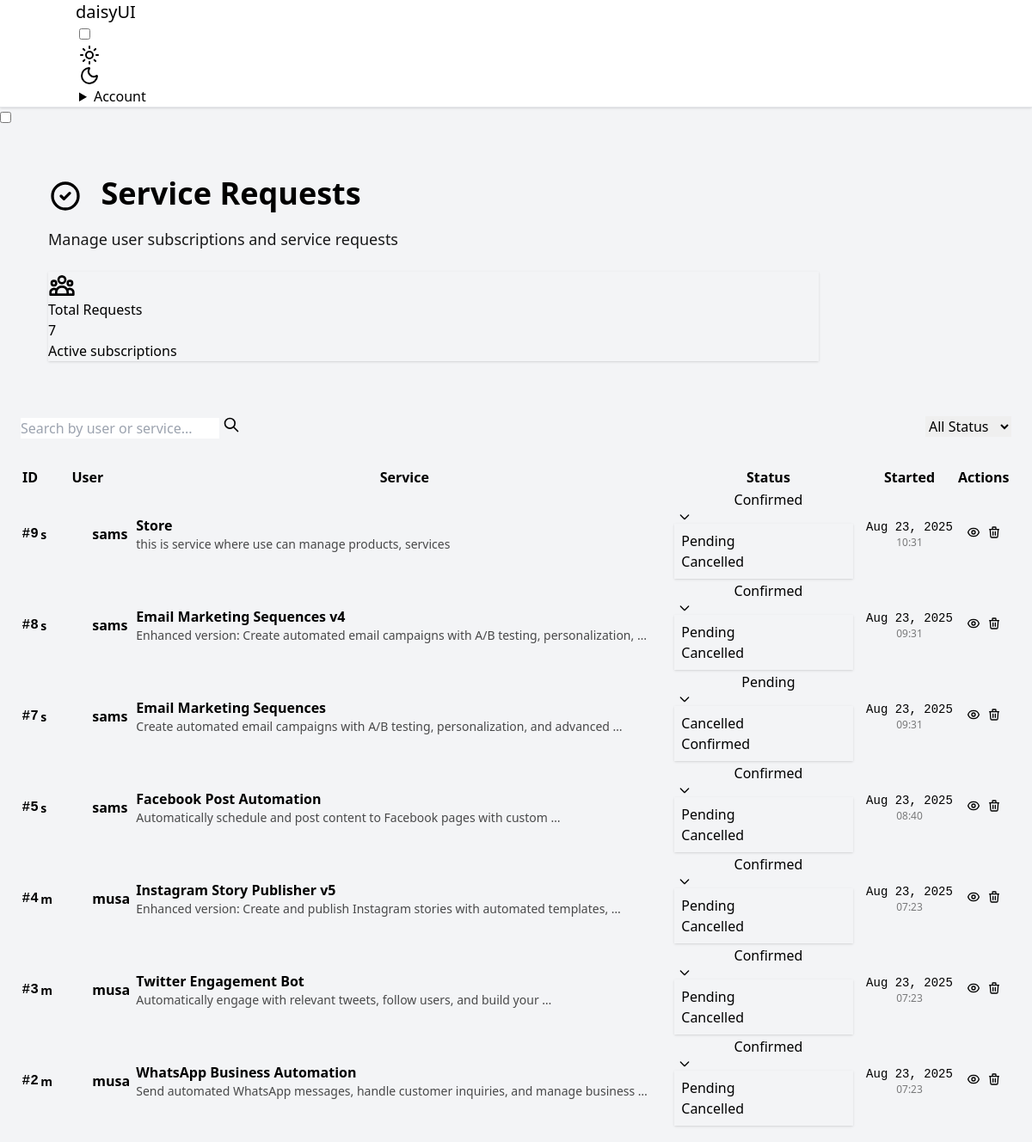
Screenshot of /dashboard/service-requests/ (signed in) with the database file from the repository.
### saas/models.py (models this page shows, shortened)
class Subscription(models.Model):
    service = models.ForeignKey(Service, on_delete=models.CASCADE, related_name="subscriptions")
    user = models.ForeignKey(User, on_delete=models.CASCADE, related_name="subscriptions")
    active = models.BooleanField(default=True)
    status = models.IntegerField(
        choices=Status.choices,
        default=Status.PENDING,
        help_text="Current subscription status"
    )
    started_at = models.DateTimeField(auto_now_add=True)
    ended_at = models.DateTimeField(null=True, blank=True)
    class Meta:
        unique_together = ('service', 'user')

class Service(models.Model):
    name = models.CharField(max_length=255, unique=True)
    description = models.TextField(blank=True)
    active = models.BooleanField(default=False)
    icon = models.TextField(blank=True)
    workflow = models.JSONField(help_text="Store workflow configuration as JSON")
    config = models.JSONField(help_text="Store configuration as JSON")
    created_at = models.DateTimeField(auto_now_add=True)
    updated_at = models.DateTimeField(auto_now=True)

### ui/views.py (the view, shortened to what this page needs)
class DashboardServiceRequestsView(LoginRequiredMixin, UserPassesTestMixin, View):
    login_url = "login"
    def test_func(self):
        return self.request.user.is_superuser
    def get(self, request, *args, **kwargs):
        search_query = request.GET.get("search", "")
        status_filter = request.GET.get("status", "")
        subscriptions = Subscription.objects.select_related("user", "service").all().order_by("-started_at")
        if status_filter:
            subscriptions = subscriptions.filter(status=status_filter)
        paginator = Paginator(subscriptions, 8)
        page_number = request.GET.get("page")
        page_obj = paginator.get_page(page_number)
        context = {
            "service_requests": page_obj,
            "search_query": search_query,
            "status_filter": status_filter,
            "total_requests": subscriptions.count(),
            "status_choices": Status.choices,
        }
        return render(request, "pages/dashboard/service_requests.html", context)

### saas/context_processors.py (called while the page is built)
def default_context(request):
    if request.path.startswith("/dashboard/"):
        services = models.Subscription.objects.select_related("service").filter(user=request.user, status=models.Status.CONFIRMED)
        return {
            "context_subscribed_services": services,
            "support_email": "support@anymate.com",
            "is_customer": request.user.is_authenticated and request.user.groups.filter(name="customer").exists(),
        }
    return {}

### templates/pages/dashboard/service_requests.html (shortened to what this page needs)
{% extends "core/base_dashboard.html" %}
{% block outlet %}
    <div class="min-h-screen bg-base-100">
        <div class="bg-gradient-to-r from-primary to-secondary text-primary-content p-8 rounded-lg mb-8">
            <div class="max-w-4xl">
                <h1 class="text-4xl font-bold mb-4">
                    <svg class="inline w-10 h-10 mr-3" fill="none" stroke="currentColor" viewBox="0 0 24 24">
                        <path stroke-linecap="round" stroke-linejoin="round" stroke-width="2"
                              d="M9 12l2 2 4-4m6 2a9 9 0 11-18 0 9 9 0 0118 0z"></path>
                    </svg>
                    Service Requests
                </h1>
                <p class="text-lg opacity-90">Manage user subscriptions and service requests</p>
                <div class="stats bg-base-100 shadow mt-6 text-base-content">
                    <div class="stat">
                        <div class="stat-figure text-primary">
                        </div>
                        <div class="stat-title">Total Requests</div>
                        <div class="stat-value text-primary">{{ total_requests }}</div>
                        <div class="stat-desc">Active subscriptions</div>
                    </div>
                </div>
            </div>
        </div>
        <div class="flex flex-col lg:flex-row gap-4 mb-8">
            <div class="flex-1">
                <form method="GET" class="form-control">
                    <div class="input-group">
                        <input type="text" name="search" value="{{ search_query }}"
                               placeholder="Search by user or service..." class="input input-bordered flex-1"/>
                        <button type="submit" class="btn btn-primary">
                            <svg class="w-5 h-5" fill="none" stroke="currentColor" viewBox="0 0 24 24">
                                <path stroke-linecap="round" stroke-linejoin="round" stroke-width="2"
                                      d="M21 21l-6-6m2-5a7 7 0 11-14 0 7 7 0 0114 0z"></path>
                            </svg>
                        </button>
                    </div>
                </form>
            </div>
            <div class="form-control">
                <select class="select select-bordered" onchange="filterByStatus(this.value)">
                    <option value="">All Status</option>
                </select>
            </div>
        </div>
        {% if service_requests %}
            <div class="overflow-x-auto h-screen">
                <table class="table w-full border-spacing-4">
                    <thead class="bg-base-300">
                    <tr>
                        <th class="text-center">ID</th>
                        <th>User</th>
                        <th>Service</th>
                        <th class="text-center">Status</th>
                        <th class="text-center">Started</th>
                        <th class="text-center">Actions</th>
                    </tr>
                    </thead>
                    <tbody>
                    {% for subscription in service_requests %}
                        <tr class="hover:bg-base-200 transition-colors">
                            <td class="text-center font-mono font-bold  py-4">#{{ subscription.id }}</td>
                            <td>
                                <div class="flex items-center gap-3">
                                    <div class="avatar placeholder">
                                        <div class="bg-neutral text-neutral-content rounded-full w-12">
                                    <span class="text-sm font-bold">
                                        {{ subscription.user.first_name|first|default:subscription.user.username|first }}{{ subscription.user.last_name|first }}
                                    </span>
                                        </div>
                                    </div>
                                    <div>
                                        <div class="font-bold">
                                            {% if subscription.user.first_name %}
                                                {{ subscription.user.first_name }} {{ subscription.user.last_name }}
                                            {% else %}
                                                {{ subscription.user.username }}
                                            {% endif %}
                                        </div>
                                    </div>
                                </div>
                            </td>
                            <td>
                                <div>
                                    <div class="font-bold">{{ subscription.service.name }}</div>
                                    <div class="text-sm opacity-70 line-clamp-2">
                                        {% if subscription.service.description %}
                                            {{ subscription.service.description|truncatewords:10 }}
                                        {% else %}
                                            No description available
                                        {% endif %}
                                    </div>
                                </div>
                            </td>
                            <td class="text-center">
                                {% if request.user.is_superuser %}
                                    <div class="dropdown dropdown-end">
                                        <label tabindex="0" class="btn btn-sm
                                {% if subscription.status == 1 %}btn-warning{% endif %}
                                {% if subscription.status == 3 %}btn-error{% endif %}">
                                            {{ subscription.get_status_display }}
                                            <svg class="w-4 h-4 ml-1" fill="none" stroke="currentColor"
                                                 viewBox="0 0 24 24">
                                                <path stroke-linecap="round" stroke-linejoin="round" stroke-width="2"
                                                      d="M19 9l-7 7-7-7"></path>
                                            </svg>
                                        </label>
                                        <ul tabindex="0"
                                            class="dropdown-content menu p-2 shadow bg-base-100 rounded-box w-52">
                                            {% for status_value, status_label in status_choices %}
                                                {% if subscription.status != status_value %}
                                                    <li>
                                                        <form method="POST" class="w-full">
                                                            <button type="submit"
                                                                    class="w-full text-left justify-start">
                                                                {{ status_label }}
                                                            </button>
                                                        </form>
                                                    </li>
                                                {% endif %}
                                            {% endfor %}
                                        </ul>
                                    </div>
                                {% endif %}
                            </td>
                            <td class="text-center">
                                <div class="text-sm font-mono">{{ subscription.started_at|date:"M d, Y" }}</div>
                                <div class="text-xs opacity-50">{{ subscription.started_at|date:"H:i" }}</div>
                            </td>
                            <td class="text-center">
                                <div class="flex gap-2 justify-center">
                                    <div class="tooltip" data-tip="View Details">
                                        <button class="btn btn-ghost btn-sm"
                                                onclick="viewSubscription({{ subscription.id }})">
                                        </button>
                                    </div>
                                    {% if request.user.is_superuser %}
                                        <div class="tooltip" data-tip="Delete Subscription">
                                            <button class="btn btn-ghost btn-sm text-error hover:btn-error"
                                                    onclick="confirmDelete({{ subscription.id }}, '{{ subscription.user.username }}', '{{ subscription.service.name }}')">
                                                <svg class="w-4 h-4" fill="none" stroke="currentColor"
                                                     viewBox="0 0 24 24">
                                                    <path stroke-linecap="round" stroke-linejoin="round"
                                                          stroke-width="2"
                                                          d="M19 7l-.867 12.142A2 2 0 0116.138 21H7.862a2 2 0 01-1.995-1.858L5 7m5 4v6m4-6v6m1-10V4a1 1 0 00-1-1h-4a1 1 0 00-1 1v3M4 7h16"></path>
                                                </svg>
                                            </button>
                                        </div>
                                    {% endif %}
                                </div>
                            </td>
                        </tr>
                    {% endfor %}
                    </tbody>
                </table>
            </div>
        {% endif %}
    </div>
{% endblock %}

### templates/pages/dashboard/service_requests.html (style rules this page uses)
.line-clamp-2 { display: -webkit-box; -webkit-line-clamp: 2; -webkit-box-orient: vertical; overflow: hidden; }

### rows the page displays
Subscription: id "9", user.first_name|first "s", user.username "sams", service.name "Store", service.description "this is service where use can manage products, services", status "Confirmed", status_choices "Pending" "Cancelled", started_at "Aug 23, 2025", started_at "10:31"
Subscription: id "8", user.first_name|first "s", user.username "sams", service.name "Email Marketing Sequences v4", service.description "Enhanced version: Create automated email campaigns with A/B testing, personalization, …", status "Confirmed", status_choices "Pending" "Cancelled", started_at "Aug 23, 2025", started_at "09:31"
Subscription: id "7", user.first_name|first "s", user.username "sams", service.name "Email Marketing Sequences", service.description "Create automated email campaigns with A/B testing, personalization, and advanced …", status "Pending", status_choices "Cancelled" "Confirmed", started_at "Aug 23, 2025", started_at "09:31"
Subscription: id "5", user.first_name|first "s", user.username "sams", service.name "Facebook Post Automation", service.description "Automatically schedule and post content to Facebook pages with custom …", status "Confirmed", status_choices "Pending" "Cancelled", started_at "Aug 23, 2025", started_at "08:40"
Subscription: id "4", user.first_name|first "m", user.username "musa", service.name "Instagram Story Publisher v5", service.description "Enhanced version: Create and publish Instagram stories with automated templates, …", status "Confirmed", status_choices "Pending" "Cancelled", started_at "Aug 23, 2025", started_at "07:23"
Subscription: id "3", user.first_name|first "m", user.username "musa", service.name "Twitter Engagement Bot", service.description "Automatically engage with relevant tweets, follow users, and build your …", status "Confirmed", status_choices "Pending" "Cancelled", started_at "Aug 23, 2025", started_at "07:23"
Subscription: id "2", user.first_name|first "m", user.username "musa", service.name "WhatsApp Business Automation", service.description "Send automated WhatsApp messages, handle customer inquiries, and manage business …", status "Confirmed", status_choices "Pending" "Cancelled", started_at "Aug 23, 2025", started_at "07:23"

### other values shown
{{ total_requests }} "7"
